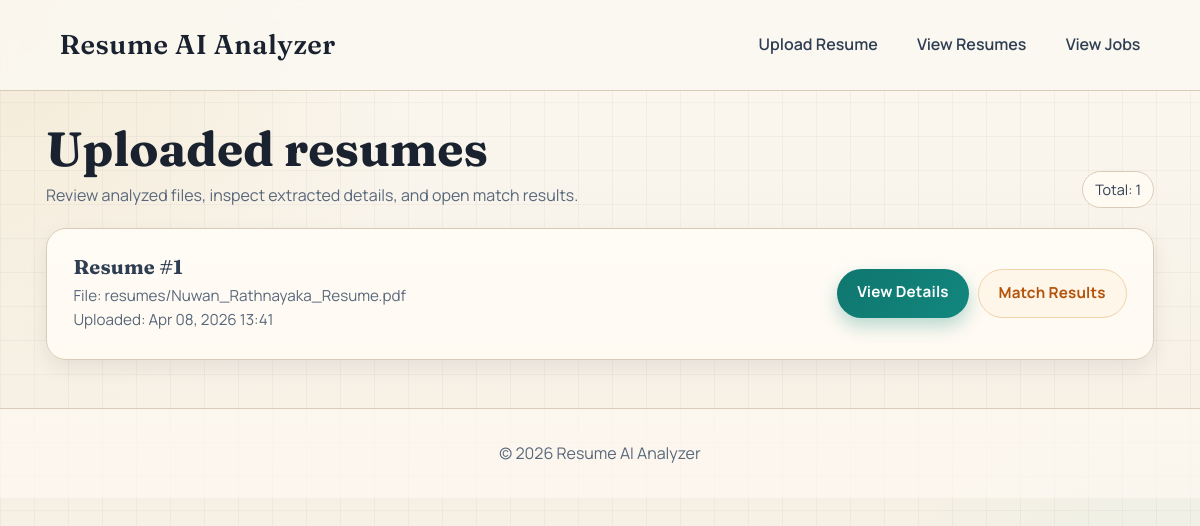
Before: /analyzer/resumes/ with the older database file.
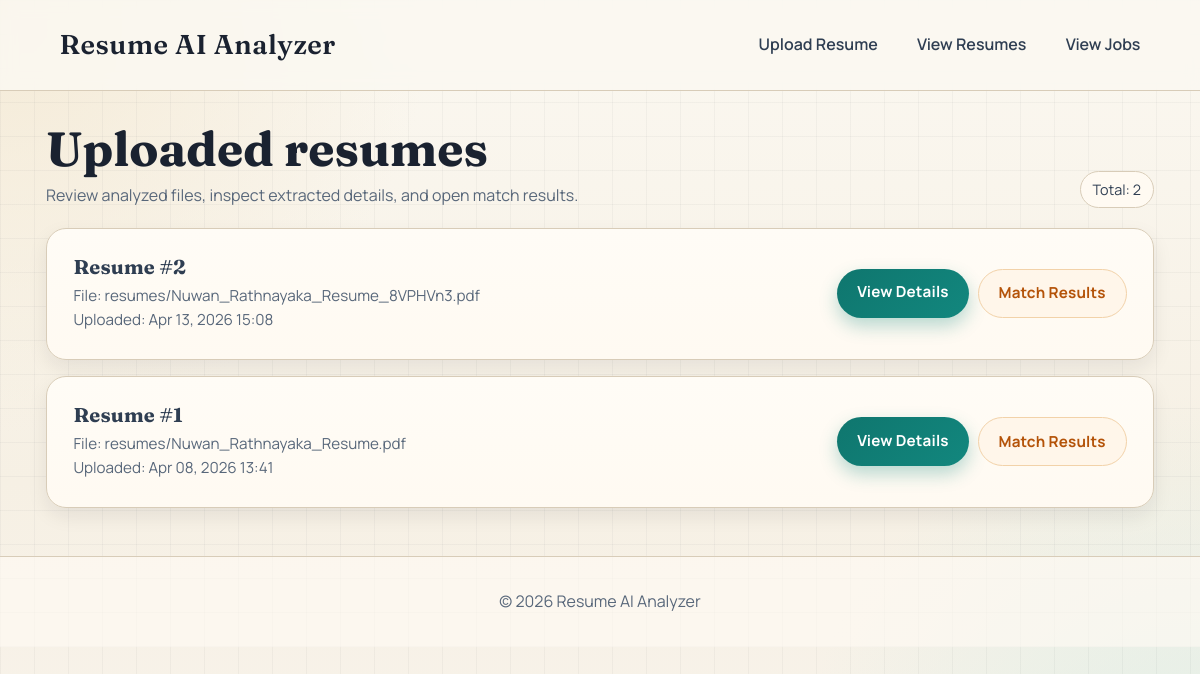
After: the same page with the newer database file.
### analyzer/models.py (models this page shows)
class Resume(models.Model):
    file = models.FileField(upload_to = 'resumes/')
    uploaded_at = models.DateTimeField(auto_now_add=True)

### analyzer/views.py (the view)
# urls.py: path('resumes/', views.resume_list, name='resume_list'),
def resume_list(request):
    resumes = Resume.objects.all().order_by('-uploaded_at')
    context = {
        'resumes': resumes,
        'total_resumes': resumes.count()
    }
    return render(request, 'analyzer/resume_list.html', context)

### analyzer/templates/analyzer/resume_list.html (shortened to what this page needs)
{% extends 'analyzer/base.html' %}
{% block content %}
<section class="header-row">
    <div>
        <h1 class="page-headline">Uploaded resumes</h1>
        <p class="muted">Review analyzed files, inspect extracted details, and open match results.</p>
    </div>
    <span class="count-chip">Total: {{ total_resumes }}</span>
</section>
{% if resumes %}
    <div class="grid">
        {% for resume in resumes %}
            <article class="surface soft resume-card">
                <div>
                    <h3 class="resume-title">Resume #{{ resume.id }}</h3>
                    <p class="meta">File: {{ resume.file.name }}</p>
                    <p class="meta">Uploaded: {{ resume.uploaded_at|date:"M d, Y H:i" }}</p>
                </div>
                <div class="action-col">
                    <a href="{% url 'resume_detail' resume.id %}" class="btn">View Details</a>
                    <a href="{% url 'match_results' resume.id %}" class="btn secondary">Match Results</a>
                </div>
            </article>
        {% endfor %}
    </div>
{% else %}
    <div class="surface empty-state">
        <h3>No resumes uploaded yet</h3>
        <p class="muted" style="margin-bottom: 1rem;">Start by uploading your first resume.</p>
        <a href="{% url 'upload_resume' %}" class="btn">Upload Resume</a>
    </div>
{% endif %}
{% endblock %}

### analyzer/templates/analyzer/base.html (shortened to what this page needs)
<!DOCTYPE html>
<html lang="en">
<head>
</head>
<body>
    <header>
        <div class="nav-wrap">
            <nav>
                <a href="{% url 'home' %}" class="brand">Resume AI Analyzer</a>
                <div class="nav-links">
                    <a href="{% url 'upload_resume' %}">Upload Resume</a>
                    <a href="{% url 'resume_list' %}">View Resumes</a>
                    <a href="{% url 'job_list' %}">View Jobs</a>
                </div>
            </nav>
        </div>
    </header>
    <div class="container">
        {% block content %}{% endblock %}
    </div>
    <footer>
        <p>&copy; 2026 Resume AI Analyzer</p>
    </footer>
</body>
</html>

### analyzer/templates/analyzer/base.html (style rules this page uses)
:root { --ink-900: #1a2230; --ink-700: #2f3e52; --ink-500: #58677a; --paper-100: #f6f3ea; --paper-200: #efe8dc; --paper-300: #e2d4bc; --brand-700: #0f766e; --brand-600: #12877e; --accent-600: #b45309; --accent-500: #c86410; --ok-100: #dff6ec; --ok-700: #1b6b48; --danger-100: #ffe4df; --danger-700: #8f2f24; --line: #d8ccb8; --shadow-lg: 0 16px 38px rgba(20, 26, 34, 0.12); --shadow-sm: 0 8px 20px rgba(20, 26, 34, 0.08); --radius-lg: 20px; --radius-md: 12px; --space-1: 0.5rem; --space-2: 0.75rem; --space-3: 1rem; --space-4: 1.5rem; --space-5: 2rem; --space-6: 3rem; --max-content: 1140px; }
* { margin: 0; padding: 0; box-sizing: border-box; }
body { font-family: 'Manrope', 'Segoe UI', sans-serif; background: radial-gradient(circle at 0% 0%, #f4ead6 0%, transparent 30%), radial-gradient(circle at 100% 100%, #e2efe7 0%, transparent 28%), linear-gradient(180deg, #fbf8f1 0%, #f6f0e4 60%, #f8f3eb 100%); color: var(--ink-900); min-height: 100vh; line-height: 1.6; position: relative; }
body::before { content: ''; position: fixed; inset: 0; background-image: linear-gradient(rgba(39, 52, 69, 0.04) 1px, transparent 1px), linear-gradient(90deg, rgba(39, 52, 69, 0.04) 1px, transparent 1px); background-size: 34px 34px; pointer-events: none; z-index: -1; }
header { position: sticky; top: 0; z-index: 5; backdrop-filter: blur(8px); background: rgba(251, 248, 241, 0.86); border-bottom: 1px solid var(--line); }
.nav-wrap { max-width: var(--max-content); margin: 0 auto; padding: var(--space-3); }
nav { display: flex; flex-wrap: wrap; gap: var(--space-3); align-items: center; justify-content: space-between; }
.nav-links { display: flex; gap: var(--space-2); flex-wrap: wrap; }
nav a { color: var(--ink-700); text-decoration: none; font-weight: 600; border-radius: 999px; padding: 0.45rem 0.85rem; transition: background-color 0.2s ease, color 0.2s ease; }
.brand { font-family: 'Fraunces', Georgia, serif; font-size: clamp(1.25rem, 3vw, 1.7rem); color: var(--ink-900); letter-spacing: 0.02em; }
.container { max-width: var(--max-content); margin: var(--space-5) auto; padding: 0 var(--space-3); }
.page-headline { font-family: 'Fraunces', Georgia, serif; font-size: clamp(2rem, 4.2vw, 3rem); line-height: 1.08; margin-bottom: 0.5rem; }
.muted { color: var(--ink-500); }
.surface { background: linear-gradient(180deg, #fffcf6 0%, #fffaf2 100%); border: 1px solid var(--line); border-radius: var(--radius-lg); box-shadow: var(--shadow-lg); padding: clamp(1.2rem, 2.2vw, 1.9rem); }
.surface.soft { box-shadow: var(--shadow-sm); }
h1 { margin-bottom: var(--space-2); color: var(--ink-900); font-family: 'Fraunces', Georgia, serif; font-size: clamp(1.8rem, 3.8vw, 2.5rem); }
h3 { font-size: 1.05rem; color: var(--ink-700); letter-spacing: 0.01em; }
.btn { display: inline-block; padding: 0.7rem 1.25rem; background: linear-gradient(135deg, var(--brand-700), var(--brand-600)); color: white; text-decoration: none; border-radius: 999px; border: none; cursor: pointer; font-size: 0.95rem; font-weight: 700; letter-spacing: 0.01em; transition: transform 0.2s ease, box-shadow 0.2s ease, filter 0.2s ease; box-shadow: 0 8px 18px rgba(18, 135, 126, 0.3); }
.btn.secondary { background: #fff6ea; color: var(--accent-600); border: 1px solid #f2d2a9; box-shadow: none; }
.meta { color: var(--ink-500); font-size: 0.95rem; }
.grid { display: grid; gap: var(--space-3); }
footer { color: var(--ink-500); text-align: center; padding: var(--space-5) var(--space-3); margin-top: var(--space-6); border-top: 1px solid var(--line); background: rgba(255, 251, 244, 0.62); }

### analyzer/templates/analyzer/resume_list.html (style rules this page uses)
.header-row { display: flex; align-items: end; justify-content: space-between; gap: 1rem; margin-bottom: 1.2rem; flex-wrap: wrap; }
.count-chip { border: 1px solid var(--line); background: #fffaf2; border-radius: 999px; padding: 0.38rem 0.75rem; font-size: 0.9rem; color: var(--ink-700); }
.resume-card { display: grid; grid-template-columns: 1fr auto; gap: 1rem; align-items: center; transition: transform 0.2s ease, box-shadow 0.2s ease; }
.resume-title { font-family: 'Fraunces', Georgia, serif; font-size: 1.25rem; line-height: 1.2; margin-bottom: 0.3rem; }
.action-col { display: flex; gap: 0.55rem; flex-wrap: wrap; justify-content: flex-end; }

Changed rows visible on the page:
added Resume: id "2", file.name "resumes/Nuwan_Rathnayaka_Resume_8VPHVn3.pdf", uploaded_at "Apr 13, 2026 15:08"
Other visible differences:
{{ total_resumes }}: "1" → "2"
